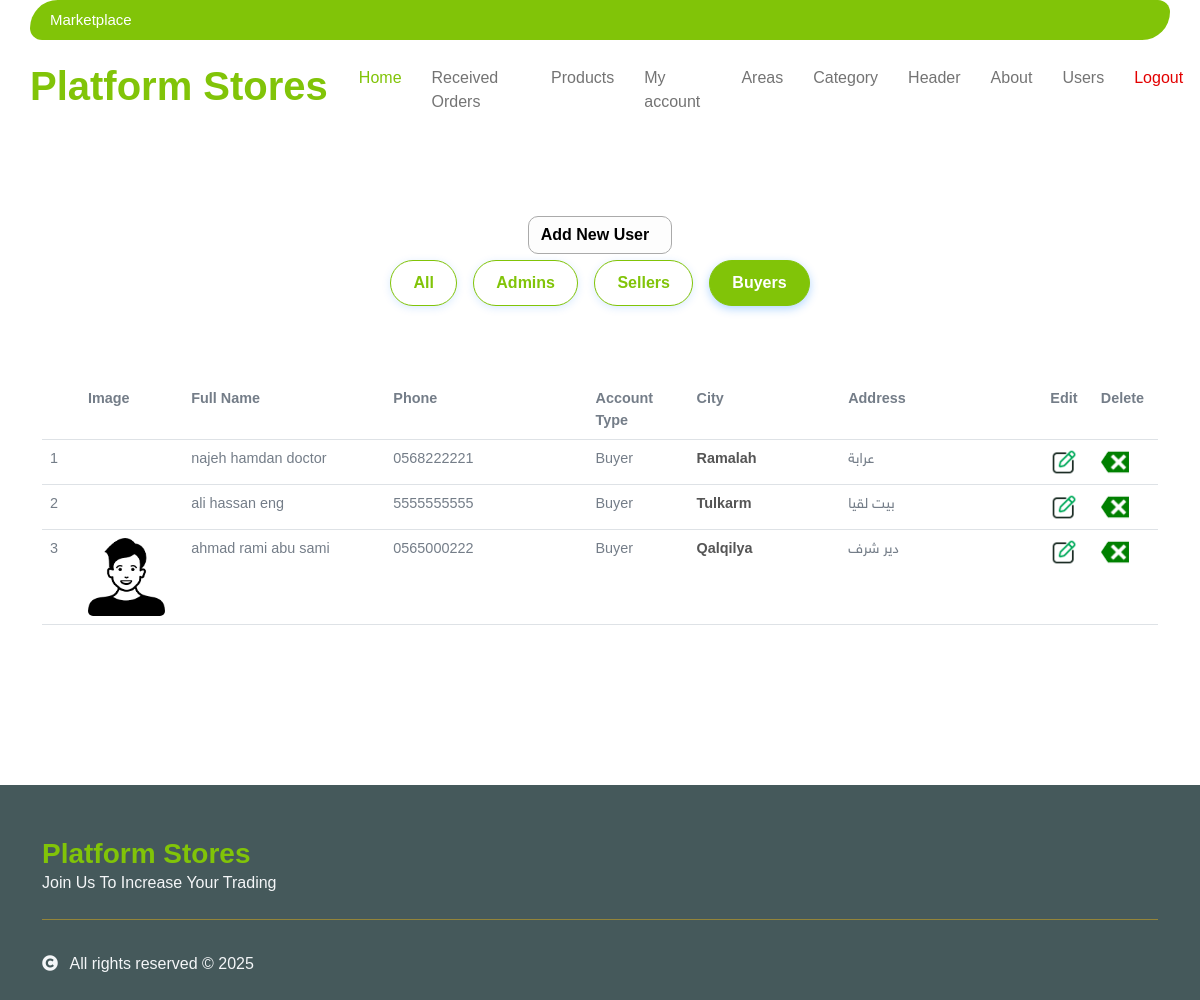
The app's page /users.php?user_role_account=3 (signed in) with its own data.
### tables this page shows
CREATE TABLE `users` (
  `id` int NOT NULL,
  `fullname` varchar(15) DEFAULT NULL,
  `nickname` varchar(15) DEFAULT NULL,
  `img` varchar(55) DEFAULT NULL,
  `phone` varchar(20) DEFAULT NULL,
  `password` varchar(200) DEFAULT NULL,
  `area_id` int DEFAULT NULL,
  `address` text,
  `latitude` varchar(20) DEFAULT NULL,
  `longitude` varchar(20) DEFAULT NULL,
  `user_role_account` int NOT NULL DEFAULT '3' COMMENT '1.admin 2.seller 3.buyer',
  `is_canceled_row` tinyint(1) NOT NULL DEFAULT '0'
);

CREATE TABLE `area` (
  `id` int NOT NULL,
  `name` varchar(100) DEFAULT NULL,
  `is_canceled_row` tinyint NOT NULL DEFAULT '0'
);

### users.php (the view, shortened to what this page needs)
<?php
include "header.php";
?>
<div class="container-fluid py-5"></div>
<div class="container-fluid py-5">
    <div class="container py-5" dir="ltr">
<?php
$where_user_role_account = "";
if(is_numeric($_GET['user_role_account'])) {
  $where_user_role_account = " AND user_role_account=" . intval($_GET['user_role_account']);
}
?>
<br>
<center>
<a class="btn btn-primary" style="background:#fdfdfd;border:1px solid #aaa;color:#000;" href="users_template.php?action=add_row&area_id=<?php echo $area_id;?>&specialty_id=<?php echo $specialty_id;?>">
	<span style="float:right;margin-right:10px;">Add New User</span>
</a>
</center>
<div class="role-buttons">
  <a href="?user_role_account=all" class="btn-role">All</a>
  <a href="?user_role_account=1" class="btn-role">Admins</a>
  <a href="?user_role_account=2" class="btn-role">Sellers</a>
  <a href="?user_role_account=3" class="btn-role">Buyers</a>
</div>
<br><br>
<table class="table" dir="ltr" style="font-size:0.9em;">
    <tr>
        <th width="3%"></th>
        <th width="7%">Image</th>
        <th width="16%">Full Name</th>
        <th width="16%">Phone</th>
        <th width="8%">Account Type</th>
        <th width="12%">City</th>
        <th width="16%">Address</th>
        <th width="4%">Edit</th>
        <th width="4%">Delete</th>
    </tr>
    <?php
	$sql = "SELECT
		users.id,
		users.fullname,
		users.nickname,
		users.img,
		users.phone,
		users.address,
		users.user_role_account,
		area.name as area_name
		FROM users
		LEFT JOIN area ON users.area_id=area.id
		WHERE 1
		$where_user_role_account
		AND users.is_canceled_row=0
		ORDER BY users.id DESC";
    $query = mysqli_query($connect, $sql);
    $row_number = 0;
    while ($row = mysqli_fetch_array($query)) {
        $id = $row['id'];
        $row_number++;
        ?>
        <tr>
            <td><?php echo $row_number; ?></td>
            <td>
				<?php if($row['img']) { ?>
					<img src="uploads/<?php echo $row['img']; ?>" style="width:77px;border-radius:5px;" />
				<?php } ?>
			</td>
            <td><?php echo $row['fullname']." ".$row['nickname']; ?></td>
            <td><?php echo $row['phone']; ?></td>
            <td>
				<?php
					$roles = [1=>"Admin", 2=>"Seller", 3=>"Buyer"];
					echo isset($roles[$row['user_role_account']]) ? $roles[$row['user_role_account']] : "Unknown";
				?>
			</td>
            <td><span style="color:#555;font-weight:bold;"><?php echo $row['area_name']; ?></span></td>
            <td><?php echo $row['address']; ?></td>
            <td><a title="Edit" href="users_template.php?action=edit_row&row_id=<?php echo $id; ?>"><img width=28 src="assets/icons/update.png" title="Edit User"/></a></td>
            <td><a onclick="delete_row_fun(this,'cancel_row',<?php echo $id; ?>)" title="Delete"><img width=28 src="assets/icons/delete.png" title="Delete User"/></a></td>
        </tr>
    <?php
    }
     ?>
</table>
    </div>
</div>
<?php include "footer.php"; ?>

### assets/css/style.css (style rules this page uses)
.btn { font-weight: 600; transition: .5s; }

### users.php (style rules this page uses)
.role-buttons { text-align: center; margin-bottom: 20px; }
.role-buttons a { display: inline-block; margin: 6px; padding: 10px 22px; border-radius: 30px; text-decoration: none; font-weight: 600; transition: all 0.3s ease; border: 1px solid #81c408; color: #81c408; background: #fff; box-shadow: 0 2px 8px rgba(0, 123, 255, 0.15); }
.role-buttons a.active { background: #81c408; color: #fff; box-shadow: 0 3px 10px rgba(0, 123, 255, 0.3); }

### records on screen
users: fullname "najeh hamdan", nickname "doctor", phone "0568222221", user_role_account "Buyer", area.name "Ramalah", address "عرابة"
users: fullname "ali hassan", nickname "eng", phone "5555555555", user_role_account "Buyer", area.name "Tulkarm", address "بيت لقيا"
users: img (picture), fullname "ahmad rami", nickname "abu sami", phone "0565000222", user_role_account "Buyer", area.name "Qalqilya", address "دير شرف"
